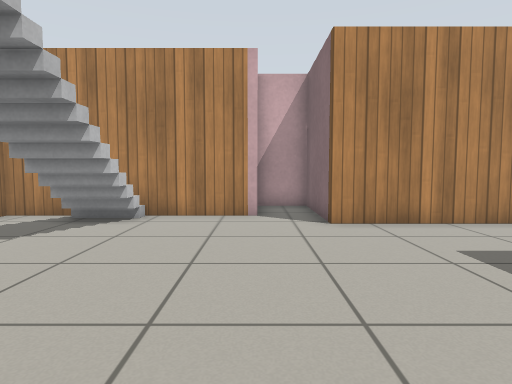
View 1 (above)

16 first-person views from a walk through a robot-simulator world made for Gazebo. The camera is 0.72 m above the floor, tilts 4° down and sees 75° across. The floor is counted in squares, 0.5 m on a side. Each view is taken from the middle of a square. On the plan, view 1 faces up. The plan holds only what a view shows up to about 15 squares ahead; the rest is blank. The place goes on beyond the plan. Simple patterns stand in for the simulator's built-in surfaces.

View 2
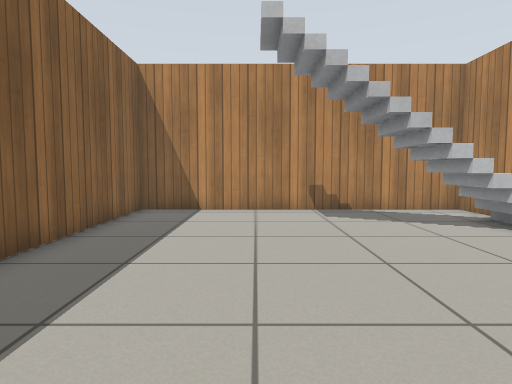

View 3
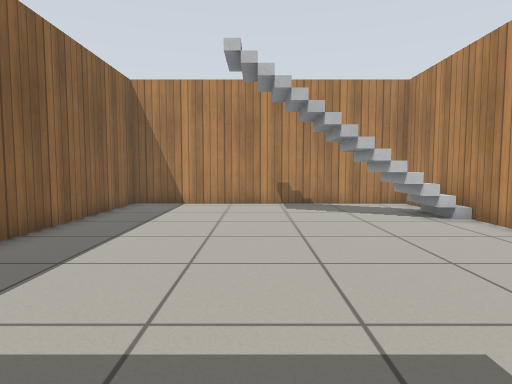

View 4
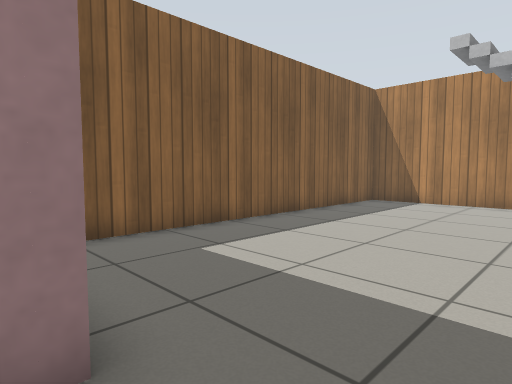

View 5
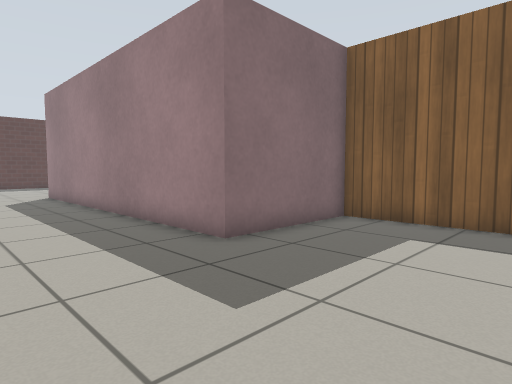

View 6
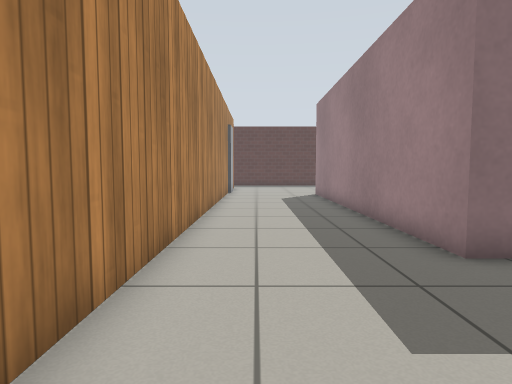

View 7
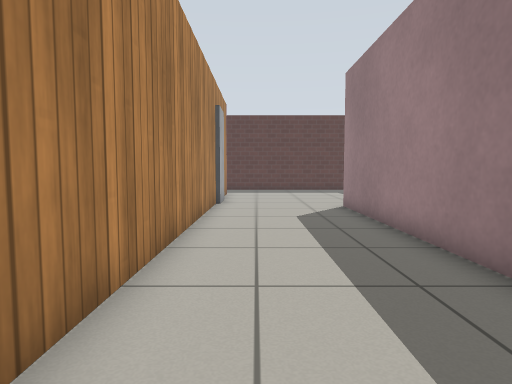

View 8
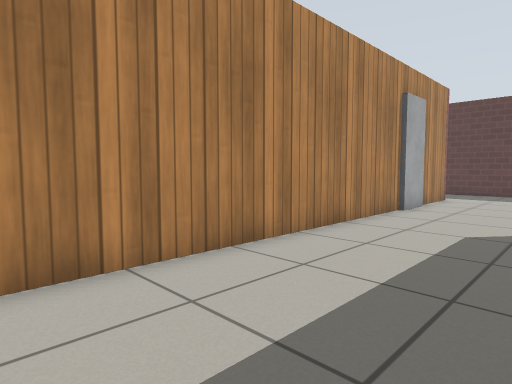

View 9
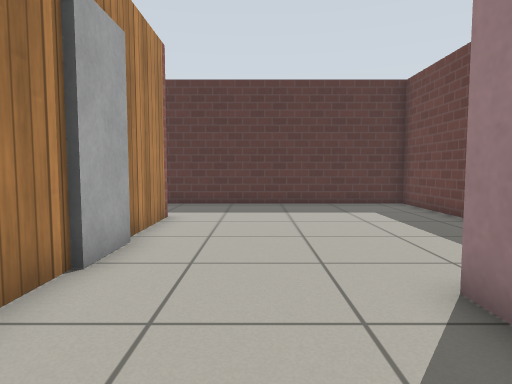

View 10
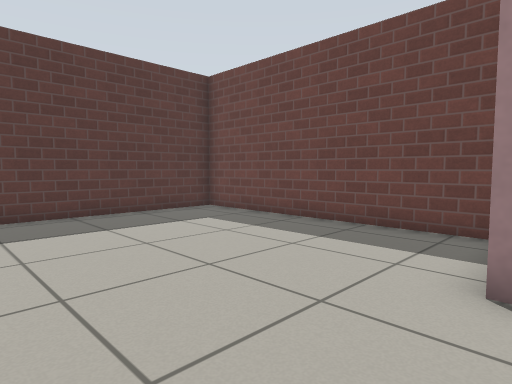

View 11
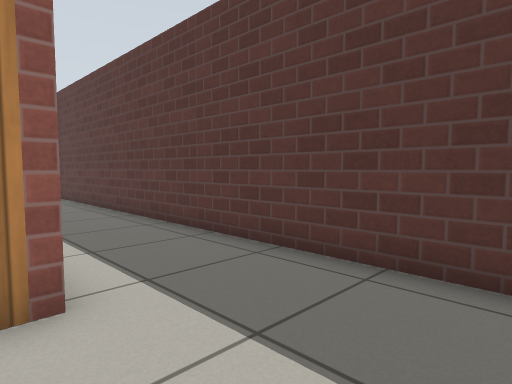

View 12
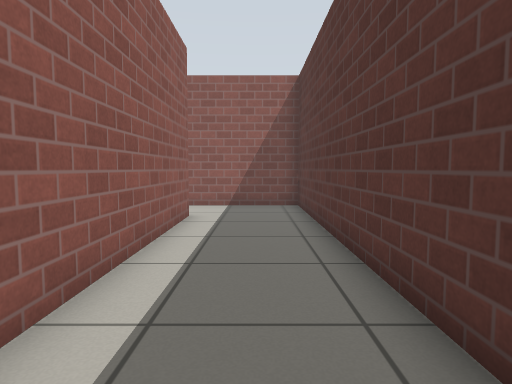

View 13
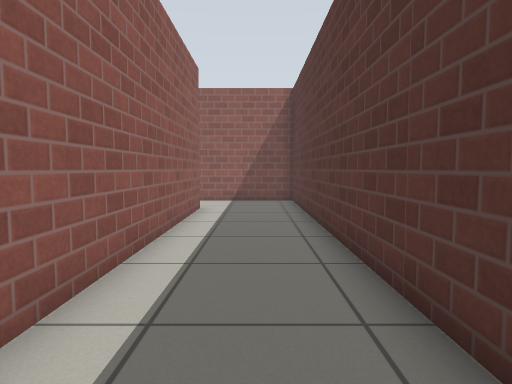

View 14
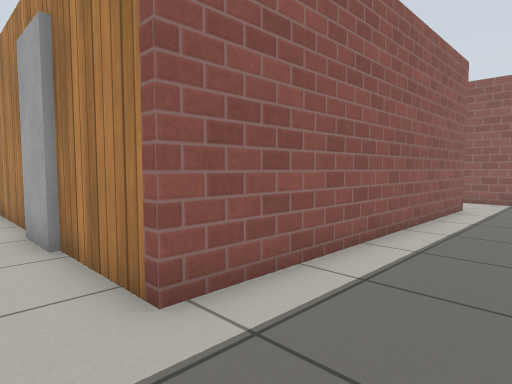

View 15
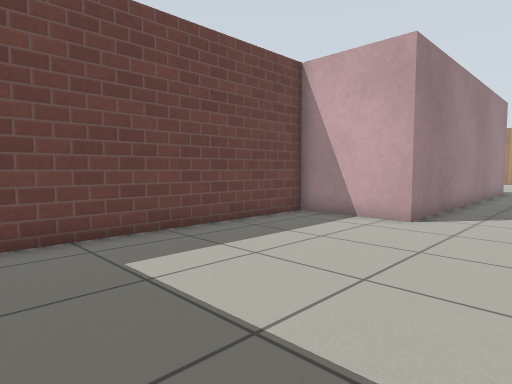

View 16
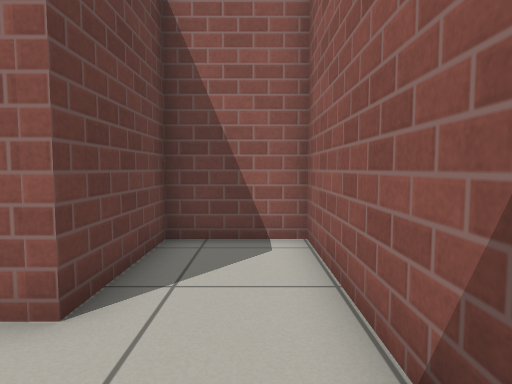

### Floor plan
Ten units are one square. View 1 is at (0, 0); x grows to the right and y downward. Boxes are objects, and circles mark ways between rooms. Rooms are numbered by the first view taken in them; rooms with no view inside come last. Other rooms are left out.
<svg viewBox="-82 -236 384 251">
<path fill="none" stroke="#000" d="M1 -102 -77 -102 -77 10 62 10 62 -36 74 -36M74 -86 20 -86 20 -128 0 -128M208 -86 74 -86M134 -36 197 -36 197 1 297 1 297 -231 223 -231 223 -202 260 -202 260 -86 225 -86M74 -36 116 -36"/>
<rect x="-35" y="-55" width="10" height="10" fill="#bbb"><title>stairs</title></rect>
<circle cx="65" cy="-60" r="3" fill="#2a7"/>
<text x="-10" y="-50">1</text>
<text x="220" y="-80">2</text>
</svg>
Room 1 opens to room 2.

Where each view was taken, in squares from view 1:
view 1: 0 up, 0 right, facing up
view 2: 3 up, 4 right, facing left
view 3: 4 up, 6 right, facing left
view 4: 6 up, 7 right, facing down-left
view 5: 8 up, 1 right, facing down-right
view 6: 7 up, 1 right, facing right
view 7: 7 up, 7 right, facing right
view 8: 4 up, 9 right, facing up-right
view 9: 6 up, 16 right, facing right
view 10: 8 up, 19 right, facing down-right
view 11: 5 up, 25 right, facing up-right
view 12: 10 up, 28 right, facing up
view 13: 8 up, 28 right, facing up
view 14: 7 up, 29 right, facing up-left
view 15: 7 up, 29 right, facing down-left
view 16: 22 up, 29 right, facing left
